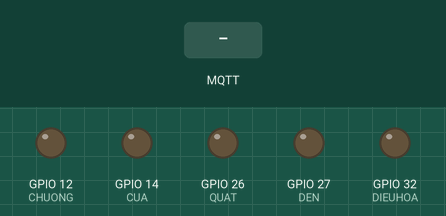
The program below on a simulated ESP32. Parts: output pins drawn as LEDs (lit = HIGH). The inputs (shaded band) are chosen by the test bench. WiFi joins after 1.5 s; servers stay silent unless stated; no MQTT or app messages arrive unless stated; what the program prints to the serial monitor is not drawn.

Above: at 2.7 s.
2.8 s: MQTT message "ON" arrives on the first subscribed topic
At 3.2 s:
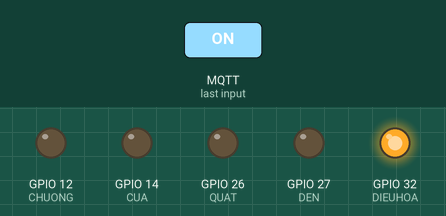
4.3 s: MQTT message "ON" arrives on the second subscribed topic
At 5.5 s:
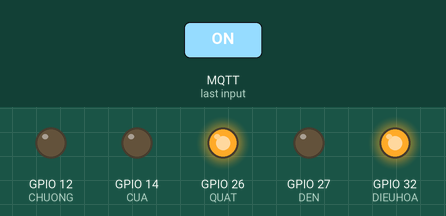
5.8 s: MQTT message "esp32/dieuhoa" arrives on the first subscribed topic
At 6.7 s:
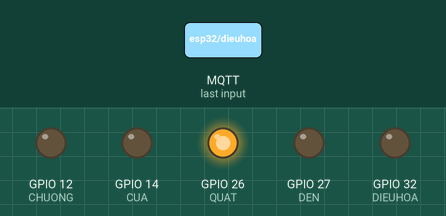
7.3 s: MQTT message "ON" arrives on the third subscribed topic
At 7.8 s:
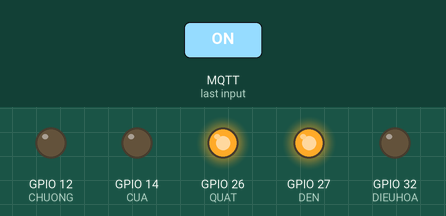
8.8 s: MQTT message "esp32/dieuhoa" arrives on the second subscribed topic
At 10.0 s:
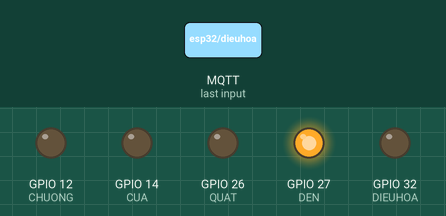
10.3 s: MQTT message "ON" arrives on the first subscribed topic
At 11.3 s:
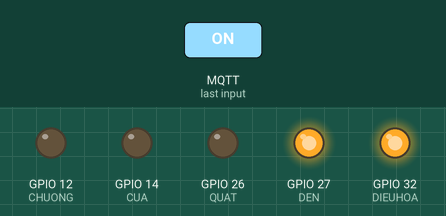
Timing chart, 0 to 12.8 s (numbered marks = the images above; inputs shaded):
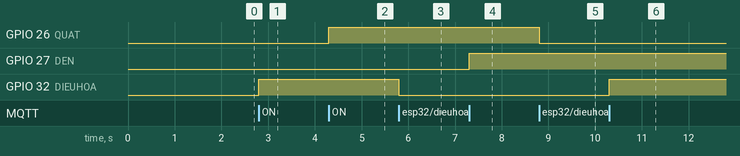

The program:

main.cpp
```cpp
#include <WiFi.h>
// #include <WiFiClientSecure.h>
#include <PubSubClient.h>
#include <DHT.h>
#include <Wire.h>

// ================= WiFi =================
const char* ssid = "TP-LINK_DA8B";        // Tên WiFi
const char* password = "12345678"; // Mật khẩu WiFi

// ================= MQTT (HiveMQ Cloud) =================
const char* mqtt_server = "192.168.1.101";
const int mqtt_port = 1883;             // TLS port
const char* mqtt_user = "user1";     // Username HiveMQ Cloud
const char* mqtt_pass = "123456";   // Password HiveMQ Cloud

// WiFiClientSecure espClient;
WiFiClient espClient;
PubSubClient client(espClient);

// ================= DHT + IO =================
#define DHTPIN 33
#define DIEUHOA 32
#define QUAT 26
#define DEN 27
#define DHTTYPE DHT11
#define CHUONG 12
#define CUA 14
DHT dht(DHTPIN, DHTTYPE);

// ================= Biến thời gian =================
long lastMsg = 0;

// ================= Reconnect MQTT =================
void reconnect() {
  while (!client.connected()) {
    Serial.print("Đang kết nối MQTT... ");
    if (client.connect("ESP32Client", mqtt_user, mqtt_pass)) {
      Serial.println("thành công!");
      // Subscribe các topic (ESP32 đăng kí nhận tin nhắn)
      client.subscribe("esp32/dieuhoa");
      client.subscribe("esp32/quat");
      client.subscribe("esp32/den");
      client.subscribe("esp32/chuong");
      client.subscribe("esp32/cua");
      client.subscribe("esp32/turnall");
    } else {
      Serial.print("Thất bại, rc=");
      Serial.print(client.state());
      Serial.println(" thử lại sau 5s...");
      delay(5000);
    }
  }
}

// ================= Setup WiFi connection =================PzzP
void setup_wifi() {
  delay(10);
  Serial.println();
  Serial.print("Đang kết nối WiFi: ");
  Serial.println(ssid);

  WiFi.begin(ssid, password);

  while (WiFi.status() != WL_CONNECTED) {
    delay(500);
    Serial.print(".");
  }

  Serial.println("\nWiFi connected");
  Serial.print("IP Address: ");
  Serial.println(WiFi.localIP());
}

// ================= Callback for handling MQTT messages =================
void callback(char* topic, byte* payload, unsigned int length) {
  String message;
  for (int i = 0; i < length; i++) {
    message += (char)payload[i];
  }
  Serial.print("Message arrived [");
  Serial.print(topic);
  Serial.print("]: ");
  Serial.println(message);

  if (String(topic) == "esp32/dieuhoa") {
    if (message == "ON") {
      digitalWrite(DIEUHOA, HIGH);
      client.publish("esp32/dieuhoaStatus", "ON");
    } else {
      digitalWrite(DIEUHOA, LOW);
      client.publish("esp32/dieuhoaStatus", "OFF");
    }
  }
  if (String(topic) == "esp32/chuong") {
    if (message == "ON") {
      digitalWrite(CHUONG, HIGH);
      client.publish("esp32/chuongStatus", "ON");
    } else {
      digitalWrite(CHUONG, LOW);
      client.publish("esp32/chuongStatus", "OFF");
    }
  }
  if (String(topic) == "esp32/cua") {
    if (message == "ON") {
      digitalWrite(CUA, HIGH);
      client.publish("esp32/cuaStatus", "ON");
    } else {
      digitalWrite(CUA, LOW);
      client.publish("esp32/cuaStatus", "OFF");
    }
  }

  if (String(topic) == "esp32/quat") {
    if (message == "ON") {
      digitalWrite(QUAT, HIGH);
      client.publish("esp32/quatStatus", "ON");
    } else {
      digitalWrite(QUAT, LOW);
      client.publish("esp32/quatStatus", "OFF");
    }
  }

  if (String(topic) == "esp32/den") {
    if (message == "ON") {
      digitalWrite(DEN, HIGH);
      client.publish("esp32/denStatus", "ON");
    } else {
      digitalWrite(DEN, LOW);
      client.publish("esp32/denStatus", "OFF");
    }
  }

  if (String(topic) == "esp32/turnall") {
    if (message == "ON") {
      digitalWrite(DEN, HIGH);
      digitalWrite(DIEUHOA, HIGH);
      digitalWrite(QUAT, HIGH);
    } else {
      digitalWrite(DEN, LOW);
      digitalWrite(DIEUHOA, LOW);
      digitalWrite(QUAT, LOW);
    }
  }
}

// ================= SETUP =================
void setup() {
  Serial.begin(115200);
  dht.begin();

  // GPIO output
  pinMode(DIEUHOA, OUTPUT);
  pinMode(QUAT, OUTPUT);
  pinMode(DEN, OUTPUT);
  pinMode(CHUONG, OUTPUT);
  pinMode(CUA, OUTPUT);
  // WiFi
  setup_wifi();

  // Bỏ qua chứng chỉ TLS (chỉ để test)
  // espClient.setInsecure();

  // MQTT
  client.setServer(mqtt_server, mqtt_port);
  client.setCallback(callback);
}

// ================= LOOP =================
void loop() {
  if (!client.connected()) {
    reconnect();
  }
  client.loop();

  long now = millis();
  if (now - lastMsg > 30000) {
    lastMsg = now;

    float h = dht.readHumidity();
    float t = dht.readTemperature();
    if (isnan(h) || isnan(t)) {
      Serial.println("Lỗi đọc DHT!");
      return;
    }

    int lightValueInt = analogRead(35);

    int lightValue = 800 - map(lightValueInt, 0, 4095, 0, 1000); // Đảo ngược giá trị ánh sáng

    String dataString = "Temperature: " + String(t) + " *C, " +
                        "Humidity: " + String(h) + " %, " +
                        "Light: " + String(lightValue);

    client.publish("esp32/datasensor", dataString.c_str()); // Gửi dữ liệu lên MQTT
    Serial.println("Gửi dữ liệu: " + dataString);
  }
}
```

Measured:
- after the input at 2.8 s, GPIO 32 (DIEUHOA): LOW → HIGH at once
- after the input at 4.3 s, GPIO 26 (QUAT): LOW → HIGH at once
- after the input at 5.8 s, GPIO 32 (DIEUHOA): HIGH → LOW at once
- after the input at 7.3 s, GPIO 27 (DEN): LOW → HIGH at once
- after the input at 8.8 s, GPIO 26 (QUAT): HIGH → LOW at once
- after the input at 10.3 s, GPIO 32 (DIEUHOA): LOW → HIGH at once
